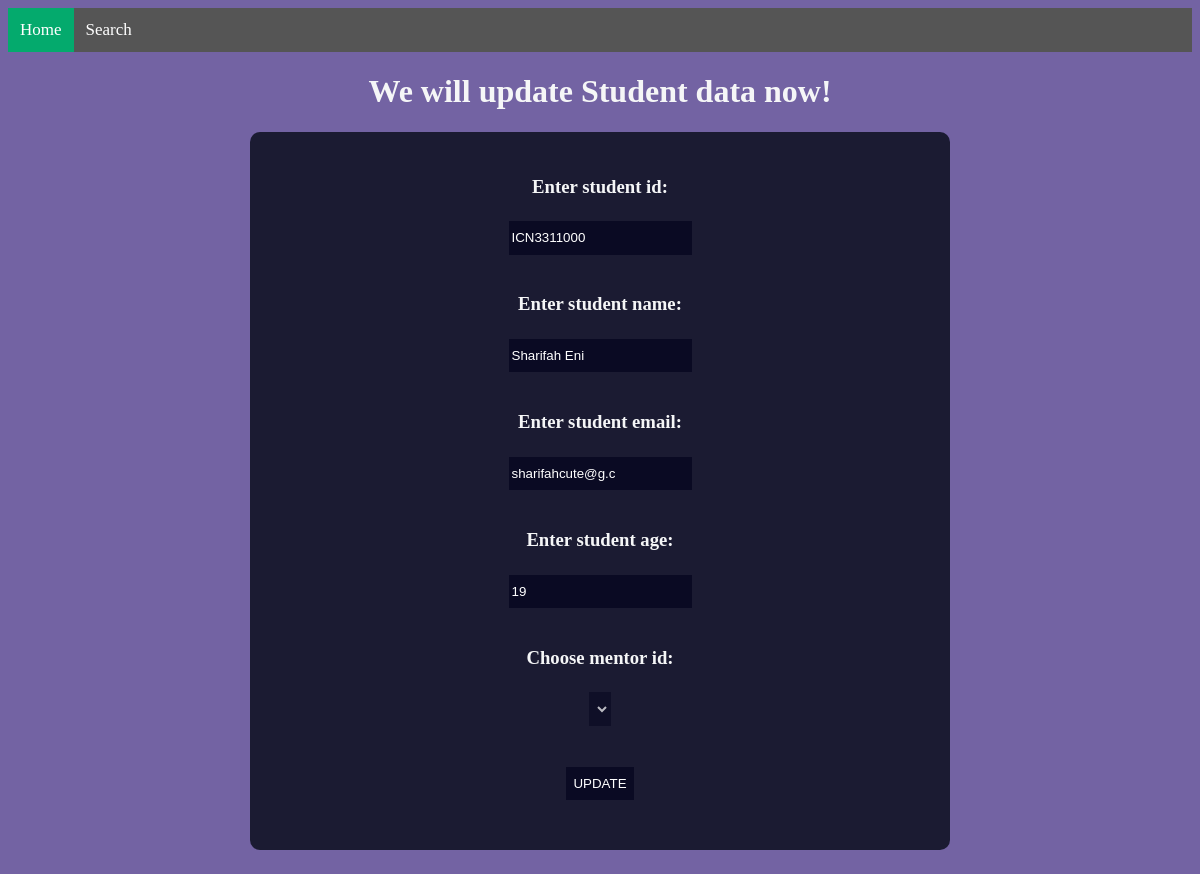
The app's page /totim/update/ICN3311000 with its own data.
### hello_subproject/models.py (models this page shows)
class Student(models.Model):
    stuid=models.CharField(max_length=10, primary_key=True)
    stuname=models.TextField(max_length=225)
    stuemail=models.CharField(max_length=225)
    stuage=models.PositiveSmallIntegerField(default=0)
    stumentor=models.ForeignKey('Mentor', on_delete=models.CASCADE)

### hello_subproject/views.py (the view)
# urls.py: path("update/<str:stuid>", views.update, name="update"),
def update(request, stuid):
    updateid=Student.objects.get(stuid=stuid)
    dict = {
        'updateid': updateid
    }
    return render(request,"updatestudent.html", dict)

### hello_subproject/templates/updatestudent.html (shortened to what this page needs)
<html>
<head>
</head>
<body>
  <div class="navbar">
    <a class="active" href='index'>  Home</a>
    <a href="#"> Search</a>
  </div>
<h1> We will update Student data now! </h1>
<form action="updatestudent/{{updateid.stuid}}" method="post">
    <b><h3>Enter student id: </h3></b>
    <input type="text" name="stuid" placeholder="" value="{{updateid.stuid}}" disabled>
    <b><h3>Enter student name: </h3></b>
    <input type="text" name="stuname" placeholder="" value="{{updateid.stuname}}">
    <b><h3>Enter student email: </h3></b>
    <input type="text" name="stuemail" placeholder="" value="{{updateid.stuemail}}">
    <b><h3>Enter student age: </h3></b>
    <input type="text" name="stuage" placeholder="" value="{{updateid.stuage}}">
    <b><h3>Choose mentor id: </h3></b>
    <select name="selectmenid" id="selectmenid" disabled>
    </select>
   <p> <input type="submit" value="UPDATE"></p> {{message}}
</form>
</body>
</html>

### hello_subproject/templates/updatestudent.html (style rules this page uses)
body { font-family: Arial, Helvetica, sans-serif; }
.navbar { width: 100%; background-color: #555; overflow: auto; }
.navbar a { float: left; padding: 12px; color: white; text-decoration: none; font-size: 17px; }
.active { background-color: #04AA6D; }
body { display: flex; flex-direction: column; align-items: center; background-color: rgb(80, 60, 140, 0.8); color: #f5f6f7; font-family: Tahoma; }
h1, p { display: flex; flex-direction: column; align-items: center; }
p { margin-bottom: 30px; }
form { display: flex; flex-direction: column; width: 700px; background-color: #1b1b32; align-items: center; padding-top: 25px; border-radius: 10px; }
input, select, textarea { display: block; margin: 5px 0 20px 0; min-height: 2em; background-color: #0a0a23; border: 1px solid #0a0a23; color: #ffffff; }
input, select { height: 2.5em; }

### records on screen
Student: stuid "ICN3311000", stuname "Sharifah Eni", stuemail "sharifahcute@g.c", stuage "19"
